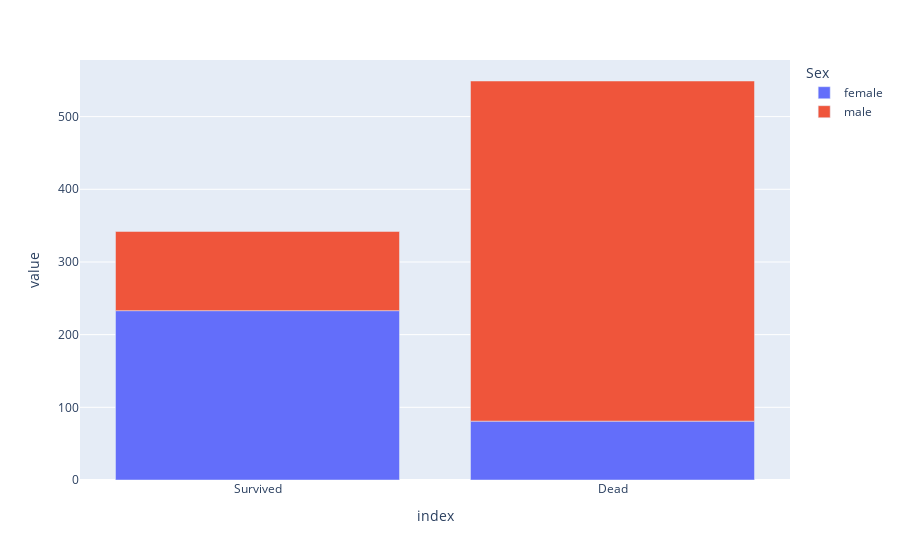

Notebook cell for this chart:
### Code cell
def bar_chart(feature):
    survived = train[train['Survived']==1][feature].value_counts()
    dead = train[train['Survived']==0][feature].value_counts()
    df = pd.DataFrame([survived,dead])
    df.index = ['Survived','Dead']
    
    fig = px.bar(df)
    fig.show()
bar_chart('Sex')

### Figure 1 — Plotly figure (JSON) as saved in the notebook; plotly's stock layout.template omitted (floating-point values rounded to 4 significant figures)
{"data": [{"alignmentgroup": "True", "hovertemplate": "Sex=female<br>index=%{x}<br>value=%{y}<extra></extra>", "legendgroup": "female", "marker": {"color": "#636efa", "pattern": {"shape": ""}}, "name": "female", "offsetgroup": "female", "orientation": "v", "showlegend": true, "textposition": "auto", "type": "bar", "x": ["Survived", "Dead"], "xaxis": "x", "y": [233, 81], "yaxis": "y"}, {"alignmentgroup": "True", "hovertemplate": "Sex=male<br>index=%{x}<br>value=%{y}<extra></extra>", "legendgroup": "male", "marker": {"color": "#EF553B", "pattern": {"shape": ""}}, "name": "male", "offsetgroup": "male", "orientation": "v", "showlegend": true, "textposition": "auto", "type": "bar", "x": ["Survived", "Dead"], "xaxis": "x", "y": [109, 468], "yaxis": "y"}], "layout": {"barmode": "relative", "legend": {"title": {"text": "Sex"}, "tracegroupgap": 0}, "margin": {"t": 60}, "xaxis": {"anchor": "y", "domain": [0, 1], "title": {"text": "index"}}, "yaxis": {"anchor": "x", "domain": [0, 1], "title": {"text": "value"}}}}
